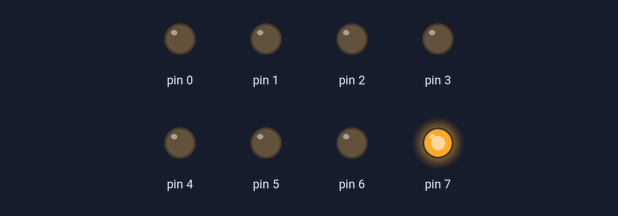
Simulated run of this sketch. Board: Arduino Uno, built with avr-gcc and run on an emulated ATmega328P. Shown: output pins drawn as LEDs (lit = HIGH).

Above: at 0.02 s.
At 0.37 s:
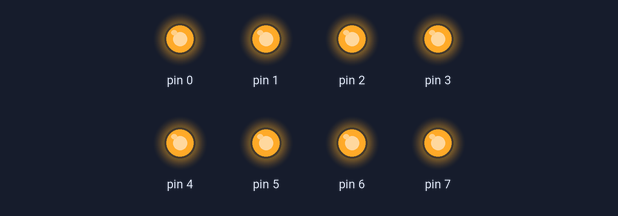
At 0.72 s:
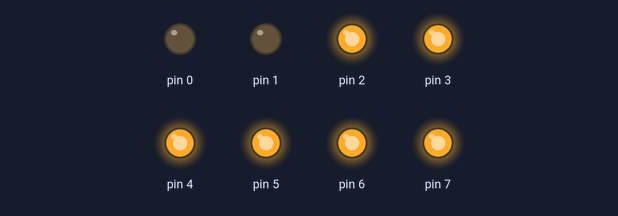
At 1.47 s:
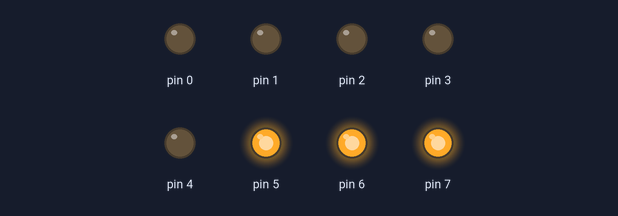
At 2.22 s:
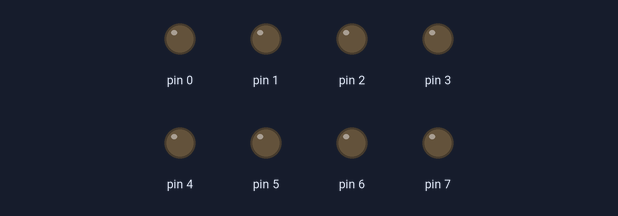
At 2.92 s:
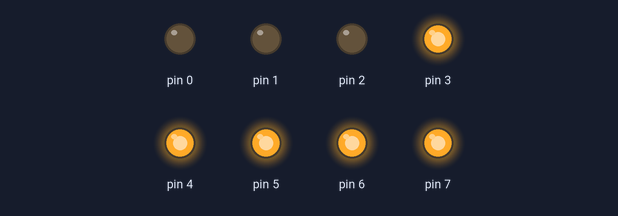
Timing chart, 0 to 3.2 s (numbered marks = the images above):
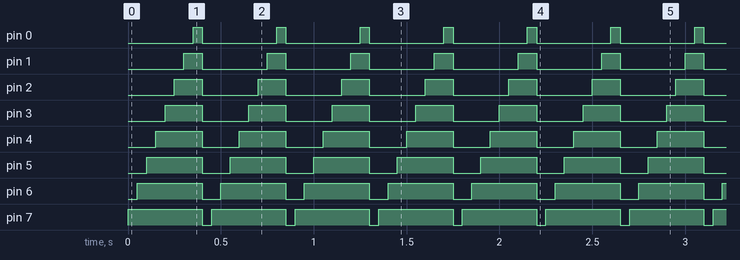

Measured:
- by itself, pin 0: alternates HIGH for 0.05 s and LOW for 0.40 s
- by itself, pin 1: alternates HIGH for 0.10 s and LOW for 0.35 s
- by itself, pin 2: alternates HIGH for 0.15 s and LOW for 0.30 s
- by itself, pin 3: alternates HIGH for 0.20 s and LOW for 0.25 s
- by itself, pin 4: alternates HIGH for 0.25 s and LOW for 0.20 s
- by itself, pin 5: alternates HIGH for 0.30 s and LOW for 0.15 s
- by itself, pin 6: alternates HIGH for 0.35 s and LOW for 0.10 s
- by itself, pin 7: alternates HIGH for 0.40 s and LOW for 0.05 s

The sketch:

ESDI1.5.ino
```cpp
/****************************
Author:Asha Patel
Title:Interface 8 LEDs. Generate left series pattern.
Date:02/09/2017
Email:15it073@charusat.edu.in
*****************************/
void setup() {
  // put your setup code here, to run once:
  for(int i=0;i<=7;i++)
  {
    pinMode(i,OUTPUT);
  }
}
int num[]={0x80,0xc0,0xe0,0xf0,0xf8,0xfc,0xfe,0xff,0x00};
void loop() {
  // put your main code here, to run repeatedly:
  for(int i=0;i<=8;i++)
  {
     PORTD=num[i];//left series
     delay(50);
  }
}
```
